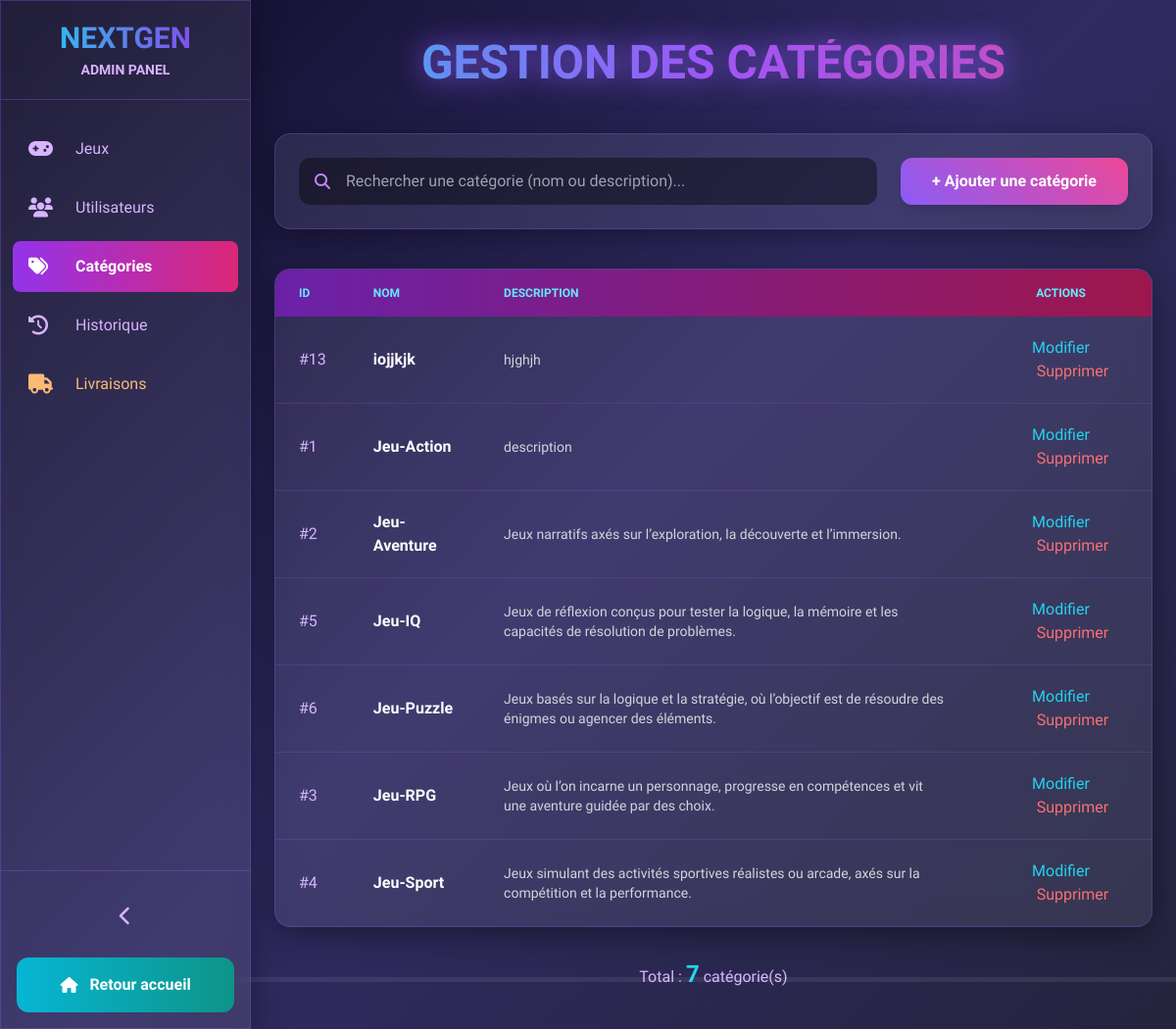
Screenshot of /view/backoffice/admin_categories.php (signed in) with the database file from the repository.
### tables this page shows
CREATE TABLE `categorie` (
  `id_categorie` int(11) NOT NULL,
  `nom_categorie` varchar(100) NOT NULL,
  `description` text DEFAULT NULL
);

### controller/categorieController.php (called while the page is built, shortened)
<?php
require_once dirname(__DIR__) . '/models/categorie.php';
class CategorieController
{
    public function listeCategories()
    {
        $sql = "SELECT * FROM categorie ORDER BY nom_categorie";
        $db = config::getConnexion();
        try {
            $query = $db->query($sql);
            $categories = [];
            while ($row = $query->fetch(PDO::FETCH_ASSOC)) {
                $cat = new Categorie(
                    $row['nom_categorie'],
                    $row['description'] ?? null,
                    $row['id_categorie']
                );
                $categories[] = $cat;
            }
            return $categories;
        } catch (Exception $e) {
            error_log('Erreur listeCategories: ' . $e->getMessage());
            return [];
        }
    }
}

### models/categorie.php (called while the page is built, shortened)
<?php
class Categorie
{
    private $id_categorie;
    private $nom_categorie;
    private $description;
    public function __construct($nom_categorie, $description = null, $id_categorie = null)
    {
        $this->id_categorie = $id_categorie;
        $this->nom_categorie = $nom_categorie;
        $this->description = $description;
    }
    public function getIdCategorie() { return $this->id_categorie; }
    public function getNomCategorie() { return $this->nom_categorie; }
    public function getDescription() { return $this->description; }
}

### view/backoffice/admin_categories.php (the view, shortened to what this page needs)
<?php
require_once '../../controller/CategorieController.php';
$controller = new CategorieController();
$search = trim($_GET['search'] ?? '');
$categories = $controller->listeCategories();
?>
<!DOCTYPE html>
<html lang="fr" class="h-full">
<head>
  <script src="https://cdn.tailwindcss.com"></script>
  <link href="https://cdnjs.cloudflare.com/ajax/libs/font-awesome/6.5.0/css/all.min.css" rel="stylesheet">
</head>
<body class="h-full" x-data="{ sidebarOpen: true }">
  <aside :class="sidebarOpen ? 'sidebar-open' : 'sidebar-closed'"
         class="glass fixed inset-y-0 left-0 z-40 flex flex-col transition-all duration-300 overflow-hidden">
    <div class="p-5 text-center border-b border-purple-500/30">
      <h1 class="text-3xl font-black bg-gradient-to-r from-cyan-400 to-purple-600 bg-clip-text text-transparent">NEXTGEN</h1>
      <p x-show="sidebarOpen" class="text-purple-300 text-sm font-bold mt-1">ADMIN PANEL</p>
    </div>
    <nav class="flex-1 px-3 py-6 space-y-2">
      <?php $current = basename($_SERVER['PHP_SELF']); ?>
      <a href="admin_jeux.php" class="flex items-center space-x-4 px-4 py-3 rounded-lg transition <?= $current==='admin_jeux.php'?'bg-gradient-to-r from-purple-600 to-pink-600 text-white':'hover:bg-white/10 text-purple-300' ?>">
        <i class="fas fa-gamepad w-8 text-xl"></i>
        <span x-show="sidebarOpen">Jeux</span>
      </a>
      <a href="admin_users.php" class="flex items-center space-x-4 px-4 py-3 rounded-lg transition <?= $current==='admin_users.php'?'bg-gradient-to-r from-purple-600 to-pink-600 text-white':'hover:bg-white/10 text-purple-300' ?>">
        <i class="fas fa-users w-8 text-xl"></i>
        <span x-show="sidebarOpen">Utilisateurs</span>
      </a>
      <a href="admin_categories.php" class="flex items-center space-x-4 px-4 py-3 rounded-lg bg-gradient-to-r from-purple-600 to-pink-600 text-white font-bold">
        <i class="fas fa-tags w-8 text-xl"></i>
        <span x-show="sidebarOpen">Catégories</span>
      </a>
      <a href="admin_historique.php" class="flex items-center space-x-4 px-4 py-3 rounded-lg transition <?= $current==='admin_historique.php'?'bg-gradient-to-r from-purple-600 to-pink-600 text-white':'hover:bg-white/10 text-purple-300' ?>">
        <i class="fas fa-history w-8 text-xl"></i>
        <span x-show="sidebarOpen">Historique</span>
      </a>
      <a href="admin_livraisons.php" class="flex items-center space-x-4 px-4 py-3 rounded-lg transition <?= $current==='admin_livraisons.php'?'bg-gradient-to-r from-orange-600 to-amber-600 text-white':'hover:bg-white/10 text-orange-300' ?>">
        <i class="fas fa-truck w-8 text-xl"></i><span x-show="sidebarOpen">Livraisons</span>
      </a>
    </nav>
    <div class="p-4 border-t border-purple-500/30">
      <button @click="sidebarOpen = !sidebarOpen" class="w-full py-4 hover:bg-white/5 transition rounded-lg">
        <i class="fas fa-chevron-left mx-auto text-xl text-purple-300" :class="{'rotate-180': !sidebarOpen}"></i>
      </button>
      <a href="../frontoffice/index.php" class="flex items-center justify-center gap-3 px-4 py-4 mt-3 rounded-xl bg-gradient-to-r from-cyan-500 to-teal-600 text-white font-bold hover:scale-105 transition">
        <i class="fas fa-home"></i>
        <span x-show="sidebarOpen">Retour accueil</span>
      </a>
    </div>
  </aside>
  <main class="min-h-screen transition-all duration-300" :class="sidebarOpen ? 'lg:ml-64 ml-20' : 'ml-20'">
    <div class="max-w-6xl mx-auto px-6 py-10">
      <h1 class="text-center text-5xl font-black bg-gradient-to-r from-cyan-400 via-purple-500 to-pink-500 bg-clip-text text-transparent neon-text mb-12">
      </h1>
      <div class="flex flex-col sm:flex-row gap-6 mb-10 glass p-6 rounded-2xl">
        <form method="GET" class="flex-1">
          <div class="relative">
            <i class="fas fa-search absolute left-4 top-1/2 -translate-y-1/2 text-purple-400"></i>
            <input type="text" name="search" value="<?= htmlspecialchars($search) ?>"
                   placeholder="Rechercher une catégorie (nom ou description)..."
                   class="w-full pl-12 pr-4 py-3 bg-black/40 rounded-xl text-white focus:outline-none focus:ring-2 focus:ring-purple-500">
          </div>
        </form>
        <a href="ajouter_categories.php" class="btn-neon text-white font-bold py-3 px-8 rounded-xl shadow-lg hover:shadow-xl transition text-center">
          + Ajouter une catégorie
        </a>
      </div>
      <div class="glass rounded-2xl overflow-hidden">
        <div class="overflow-x-auto">
          <table class="w-full">
            <thead>
              <tr class="bg-gradient-to-r from-purple-800 to-pink-800">
                <th class="px-6 py-4 text-left text-xs font-bold text-cyan-300 uppercase">ID</th>
                <th class="px-6 py-4 text-left text-xs font-bold text-cyan-300 uppercase">Nom</th>
                <th class="px-6 py-4 text-left text-xs font-bold text-cyan-300 uppercase">Description</th>
                <th class="px-6 py-4 text-center text-xs font-bold text-cyan-300 uppercase">Actions</th>
              </tr>
            </thead>
            <tbody class="divide-y divide-purple-500/20">
              <?php if (empty($categories)): ?>
                <tr>
                  <td colspan="4" class="text-center py-16 text-gray-400 text-lg">Aucune catégorie trouvée.</td>
                </tr>
              <?php else: foreach ($categories as $cat): ?>
                <tr class="hover:bg-white/5 transition">
                  <td class="px-6 py-5 text-purple-300 font-medium">#<?= $cat->getIdCategorie() ?></td>
                  <td class="px-6 py-5 font-semibold text-white"><?= htmlspecialchars($cat->getNomCategorie()) ?></td>
                  <td class="px-6 py-5 text-gray-300 text-sm"><?= htmlspecialchars($cat->getDescription() ?: '—') ?></td>
                  <td class="px-6 py-5 text-center space-x-6">
                    <a href="modifier_categories.php?id=<?= $cat->getIdCategorie() ?>" class="text-cyan-400 hover:text-cyan-200 font-medium">Modifier</a>
                    <a href="?delete=<?= $cat->getIdCategorie() ?>"
                       onclick="return confirm('Supprimer la catégorie « <?= addslashes(htmlspecialchars($cat->getNomCategorie())) ?> » ?')"
                       class="text-red-400 hover:text-red-300 font-medium">Supprimer</a>
                  </td>
                </tr>
              <?php endforeach; endif; ?>
            </tbody>
          </table>
        </div>
      </div>
      <div class="mt-8 text-center text-purple-300">
        Total : <span class="font-bold text-2xl text-cyan-400"><?= count($categories) ?></span> catégorie(s)
      </div>
    </div>
  </main>
</body>
</html>

### view/backoffice/admin_categories.php (style rules this page uses)
body { background: linear-gradient(135deg, #0f0c29, #302b63, #24243e); font-family: 'Exo 2', sans-serif; color: #e0e7ff; }
.glass { background: rgba(255,255,255,0.08); backdrop-filter: blur(12px); border: 1px solid rgba(139,92,246,0.3); box-shadow: 0 8px 32px rgba(0,0,0,0.4); }
.neon-text { text-shadow: 0 0 30px #8b5cf6; }
.btn-neon { background: linear-gradient(45deg, #8b5cf6, #ec4899); box-shadow: 0 0 30px rgba(139,92,246,0.6); }
.sidebar-open { width: 16rem; }

### rows the page displays
categorie: id_categorie "13", nom_categorie "iojjkjk", description "hjghjh"
categorie: id_categorie "1", nom_categorie "Jeu-Action", description "description"
categorie: id_categorie "2", nom_categorie "Jeu-Aventure", description "Jeux narratifs axés sur l’exploration, la découverte et l’immersion."
categorie: id_categorie "5", nom_categorie "Jeu-IQ", description "Jeux de réflexion conçus pour tester la logique, la mémoire et les capacités de résolution de problèmes."
categorie: id_categorie "6", nom_categorie "Jeu-Puzzle", description "Jeux basés sur la logique et la stratégie, où l’objectif est de résoudre des énigmes ou agencer des éléments."
categorie: id_categorie "3", nom_categorie "Jeu-RPG", description "Jeux où l’on incarne un personnage, progresse en compétences et vit une aventure guidée par des choix."
categorie: id_categorie "4", nom_categorie "Jeu-Sport", description "Jeux simulant des activités sportives réalistes ou arcade, axés sur la compétition et la performance."

### other values shown
count($categories) "7"
